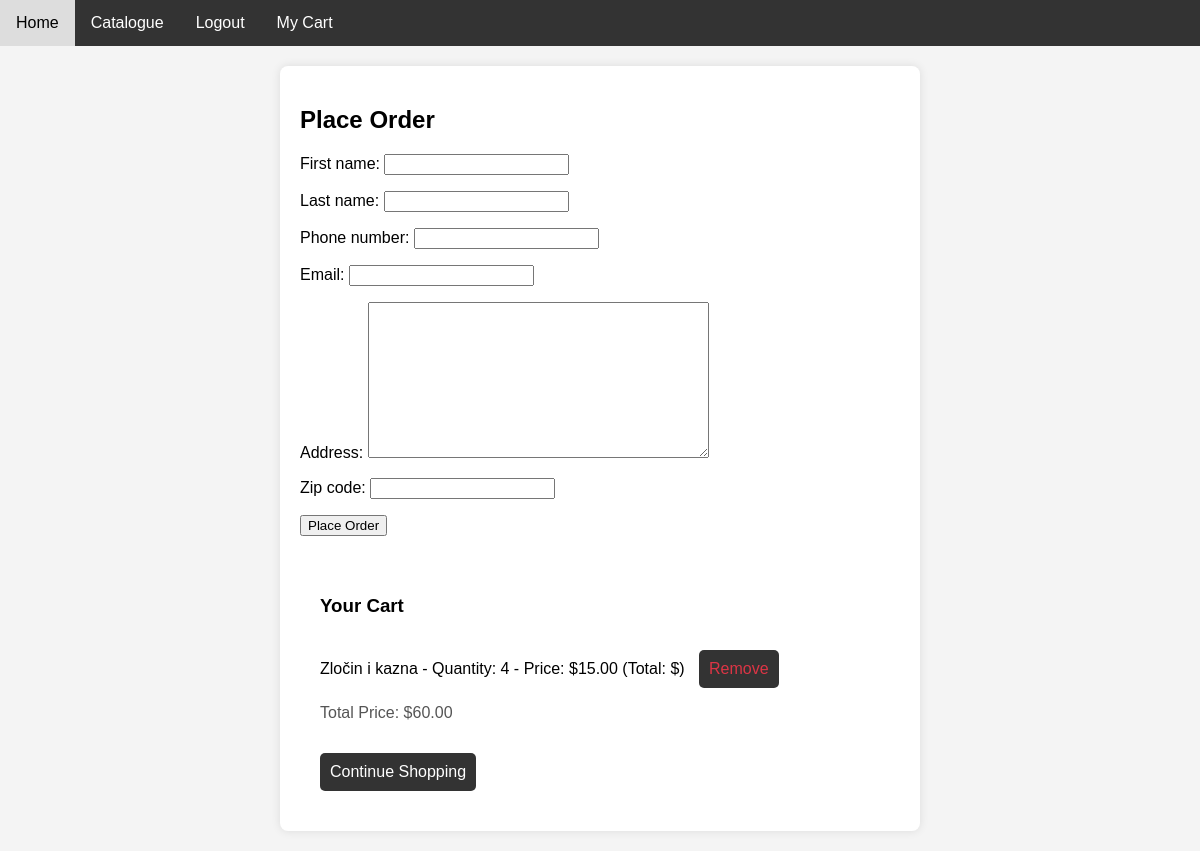
The app's page /place_order/ (signed in) with its own data.
### bookstore/models.py (models this page shows, shortened)
class CartBook(models.Model):
    cart = models.ForeignKey(Cart, on_delete=models.CASCADE)
    book = models.ForeignKey(Book, on_delete=models.CASCADE)
    quantity = models.PositiveIntegerField(default=1)

class Book(models.Model):
    title = models.CharField(max_length=250)
    author = models.ForeignKey(Author, on_delete=models.CASCADE)
    category = models.ForeignKey(Category, on_delete=models.CASCADE)
    year = models.IntegerField()
    description = models.TextField()
    price = models.DecimalField(max_digits=10, decimal_places=2)
    stock = models.IntegerField(default=0)

### bookstore/views.py (the view)
# urls.py: path('place_order/', place_order, name='place_order'),
@login_required
def place_order(request):
    cart, created = Cart.objects.get_or_create(user=request.user)
    cart_books = cart.cartbook_set.all()
    total_price = sum(cart_book.book.price * cart_book.quantity for cart_book in cart_books)  # Calculate the total price here
    if request.method == 'POST':
        form = OrderForm(request.POST)
        if form.is_valid():
            order = Order.objects.create(user=request.user, total_price=total_price)
            for cart_book in cart_books:
                order_item = OrderItem.objects.create(order=order, book=cart_book.book, quantity=cart_book.quantity, item_price=cart_book.book.price * cart_book.quantity)
            cart.books.clear()
            order.first_name = form.cleaned_data['first_name']
            order.last_name = form.cleaned_data['last_name']
            order.phone_number = form.cleaned_data['phone_number']
            order.email = form.cleaned_data['email']
            order.address = form.cleaned_data['address']
            order.zip_code = form.cleaned_data['zip_code']
            order.save()
            messages.success(request, 'Order placed successfully!')
            return render(request, 'bookstore/place_order.html', {'order_placed': True, 'order': order})
    else:
        form = OrderForm()
    return render(request, 'bookstore/place_order.html', {'form': form, 'cart_books': cart_books, 'total_price': total_price})

### bookstore/forms.py
class OrderForm(forms.Form):
    first_name = forms.CharField(max_length=100)
    last_name = forms.CharField(max_length=100)
    phone_number = forms.CharField(max_length=15)
    email = forms.EmailField()
    address = forms.CharField(widget=forms.Textarea)
    zip_code = forms.CharField(max_length=10)

### bookstore/templates/bookstore/place_order.html (shortened to what this page needs)
{% extends 'bookstore/base.html' %}
{% block content %}
  <div class="place-order-container">
    <h2>Place Order</h2>
    {% if order_placed %}
      <div class="order-success">
        <p>Your order has been placed successfully!</p>
        <p>Order Number: {{ order.id }}</p>
        <p>Total Price: ${{ order.total_price }}</p>
        <p>Thank you for shopping with us!</p>
      </div>
    {% else %}
      <form method="post" action="{% url 'place_order' %}" class="order-form">
        {{ form.as_p }}
        <input type="submit" value="Place Order">
      </form>
      <div class="cart-details">
        <h3>Your Cart</h3>
        <ul class="cart-list">
          {% for cart_book in cart_books %}
            <li>
              {{ cart_book.book.title }} - Quantity: {{ cart_book.quantity }} - Price: ${{ cart_book.book.price }} (Total: ${{ cart_book.total_price }})
              <a href="{% url 'remove_from_cart' cart_book.id %}" class="remove-link">Remove</a>
            </li>
          {% endfor %}
        </ul>
        <p class="total-price">Total Price: ${{ total_price }}</p>
        <a href="{% url 'catalogue' %}" class="continue-shopping">Continue Shopping</a>
      </div>
    {% endif %}
  </div>
{% endblock %}

### bookstore/templates/bookstore/base.html (style rules this page uses)
body { font-family: 'Arial', sans-serif; margin: 0; padding: 0; background-color: #f4f4f4; }
div { padding: 20px; }
.cart-list { list-style-type: none; padding: 0; }
.total-price { color: #555; }
.remove-link, .continue-shopping, .place-order, .go-to-catalogue { display: inline-block; margin-top: 15px; padding: 10px; background-color: #333; color: #fff; text-decoration: none; border-radius: 5px; cursor: pointer; }
.place-order-container { max-width: 600px; margin: auto; padding: 20px; background-color: #fff; border-radius: 8px; box-shadow: 0 0 10px rgba(0, 0, 0, 0.1); }
.order-form { margin-top: 20px; }
.cart-details { margin-top: 20px; }
.cart-list li { margin-bottom: 10px; }
.remove-link { color: #dc3545; margin-left: 10px; text-decoration: none; }
.continue-shopping { display: inline-block; margin-top: 15px; padding: 10px; background-color: #333; color: #fff; text-decoration: none; border-radius: 5px; cursor: pointer; }

### records on screen
CartBook: book "Zločin i kazna", quantity "4", book.price "15.00"

### other values on screen
{{ total_price }} "60.00"
